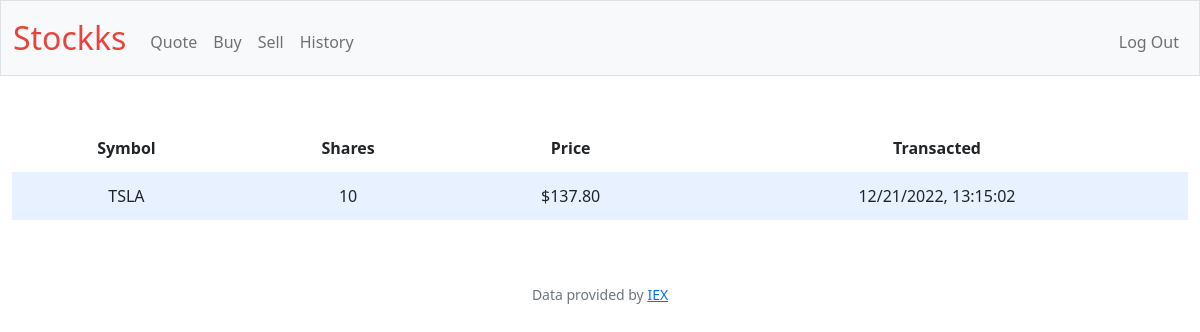
Screenshot of /history (signed in) with the database file from the repository.
### tables this page shows
CREATE TABLE history (
id INTEGER PRIMARY KEY AUTOINCREMENT NOT NULL,
user_id INTEGER NOT NULL,
bought INTEGER NOT NULL, symbol TEXT NOT NULL, name TEXT NOT NULL,
price NUMERIC NOT NULL,
timedate TEXT, stock_price_current NUMERIC,
FOREIGN KEY(user_id) REFERENCES users(id));

### app.py (the view)
@app.route("/history")
@login_required
def history():
    user = session["user_id"]
    homepage = db.execute("SELECT price, stock_price_current, bought, symbol, timedate, name FROM history  WHERE user_id = ?", user)
    for data in homepage:
                data["price"] = usd(data["price"])
    return render_template("history.html", homepage = homepage)

### app.py (called while the page is built)
@app.after_request
def after_request(response):
    response.headers["Cache-Control"] = "no-cache, no-store, must-revalidate"
    response.headers["Expires"] = 0
    response.headers["Pragma"] = "no-cache"
    return response

### helpers.py (called while the page is built)
def login_required(f):
    @wraps(f)
    def decorated_function(*args, **kwargs):
        if session.get("user_id") is None:
            return redirect("/login")
        return f(*args, **kwargs)
    return decorated_function

def usd(value):
    return f"${value:,.2f}"

### templates/history.html (shortened to what this page needs)
{% extends "layout.html" %}
{% block main %}
<div>
    <table>
        <thead>
            <tr>
                <th>Symbol</th>
                <th>Shares</th>
                <th>Price</th>
                <th>Transacted</th>
            </tr>
        </thead>
        <tbody>
            {% for data in homepage %}
            <tr>
                <td>{{ data.symbol }}</td>
                <td>{{ data.bought }}</td>
                <td>{{ data.price }}</td>
                <td>{{ data.timedate }}</td>
            </tr>
            {% endfor %}
        </tbody>
    </table>
</div>
{% endblock %}

### static/styles.css (style rules this page uses)
table { background-color: transparent; margin-bottom: 1rem; width: 100%; }
table th, table td { padding: 0.75rem; vertical-align: middle; }
tbody tr:nth-of-type(odd) { background-color: rgb(179, 208, 255, 0.3) }

### rows the page displays
history: symbol "TSLA", bought "10", price "$137.80", timedate "12/21/2022, 13:15:02"
